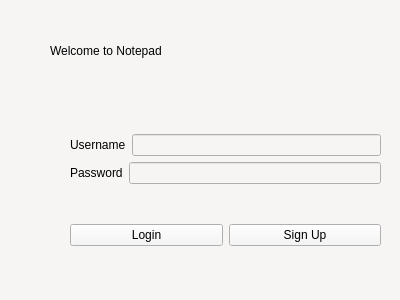
<?xml version="1.0" encoding="UTF-8"?>
<ui version="4.0">
 <class>Form</class>
 <widget class="QWidget" name="Form">
  <property name="geometry">
   <rect>
    <x>0</x>
    <y>0</y>
    <width>400</width>
    <height>300</height>
   </rect>
  </property>
  <property name="windowTitle">
   <string>Form</string>
  </property>
  <property name="styleSheet">
   <string notr="true">background-color: rgb(246, 245, 244);</string>
  </property>
  <widget class="QWidget" name="verticalLayoutWidget_2">
   <property name="geometry">
    <rect>
     <x>70</x>
     <y>100</y>
     <width>311</width>
     <height>181</height>
    </rect>
   </property>
   <layout class="QVBoxLayout" name="verticalLayout_2">
    <item>
     <layout class="QVBoxLayout" name="verticalLayout">
      <item>
       <layout class="QHBoxLayout" name="horizontalLayout">
        <item>
         <widget class="QLabel" name="username_label">
          <property name="text">
           <string>Username</string>
          </property>
         </widget>
        </item>
        <item>
         <widget class="QLineEdit" name="username_line_edit"/>
        </item>
       </layout>
      </item>
      <item>
       <layout class="QHBoxLayout" name="horizontalLayout_2">
        <item>
         <widget class="QLabel" name="password_label">
          <property name="text">
           <string>Password</string>
          </property>
         </widget>
        </item>
        <item>
         <widget class="QLineEdit" name="password_line_edit"/>
        </item>
       </layout>
      </item>
     </layout>
    </item>
    <item>
     <layout class="QHBoxLayout" name="horizontalLayout_3">
      <item>
       <widget class="QPushButton" name="login_button">
        <property name="text">
         <string>Login</string>
        </property>
       </widget>
      </item>
      <item>
       <widget class="QPushButton" name="sign_up_button">
        <property name="text">
         <string>Sign Up</string>
        </property>
       </widget>
      </item>
     </layout>
    </item>
   </layout>
  </widget>
  <widget class="QLabel" name="label">
   <property name="geometry">
    <rect>
     <x>50</x>
     <y>20</y>
     <width>331</width>
     <height>61</height>
    </rect>
   </property>
   <property name="styleSheet">
    <string notr="true">font: 500 25pt &quot;Ubuntu&quot;;</string>
   </property>
   <property name="text">
    <string>Welcome to Notepad</string>
   </property>
  </widget>
 </widget>
 <resources/>
 <connections/>
</ui>
